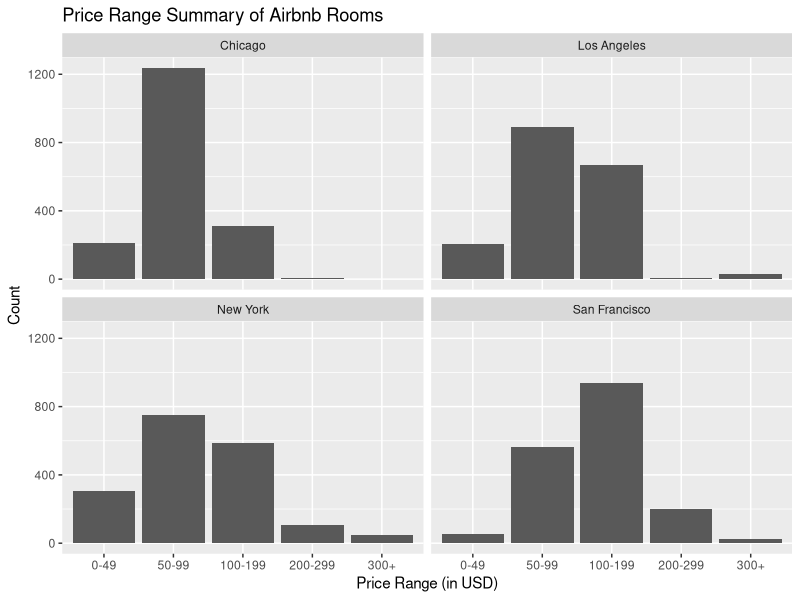

Recreate this plot in R.
## ---- chunk 1
library(ggplot2)
library(dplyr)

four_cities <- read.csv("updated_cleaned_four_cities.csv")

four_cities <- four_cities %>% 
  mutate(price_range = (Price)) %>% 
  mutate(price_range = ifelse(Price < 50, "0-49", Price)) %>% 
  mutate(price_range = ifelse(Price >= 50 & Price < 100, "50-99", as.character(price_range))) %>% 
  mutate(price_range = ifelse(Price >= 100 & Price < 200, "100-199", as.character(price_range))) %>% 
mutate(price_range = ifelse(Price >= 200 & Price < 300, "200-299", as.character(price_range))) %>% 
  mutate(price_range = ifelse(Price >= 300, "300+", as.character(price_range)))
four_cities$price_range <- factor(four_cities$price_range, levels = c("0-49", "50-99", "100-199", "200-299", "300+"))


city_names <- c(
                    `ch` = "Chicago",
                    `la` = "Los Angeles",
                    `ny` = "New York",
                    `sf` = "San Francisco"
                    )

ggplot(four_cities) +
  geom_bar(aes(price_range)) +
  facet_wrap(~City, labeller = as_labeller(city_names)) +
  labs(x = "Price Range (in USD)",
       y = "Count",
       title = "Price Range Summary of Airbnb Rooms"
  )

